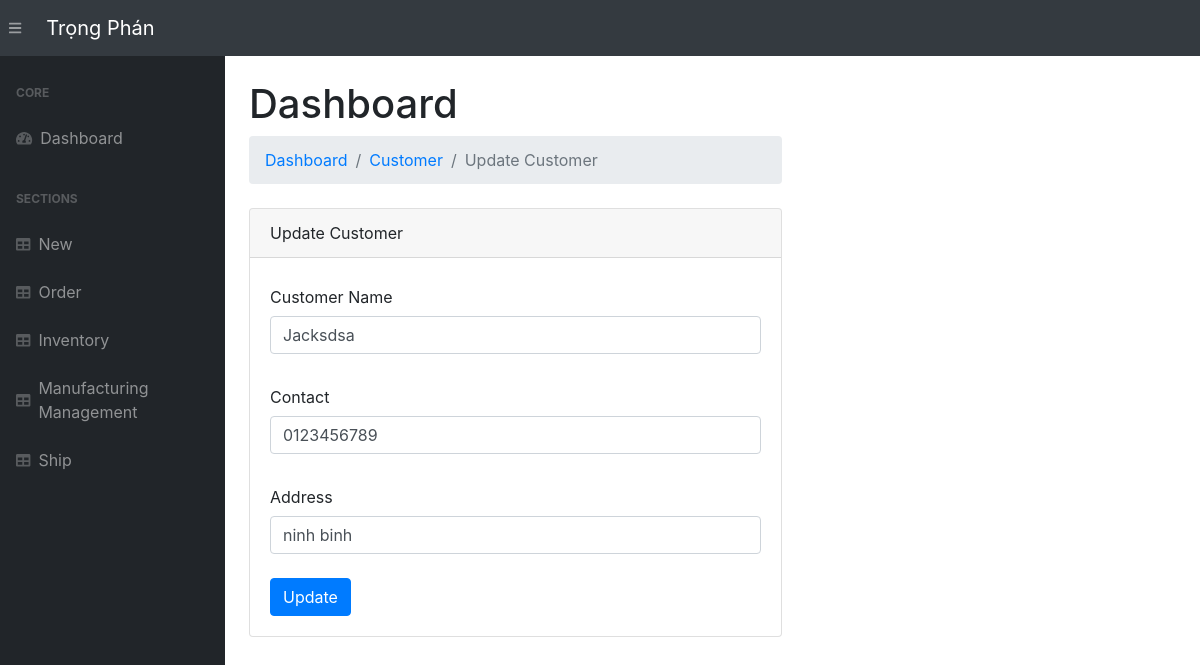
Page /update-customer/1 on the earlier database version.
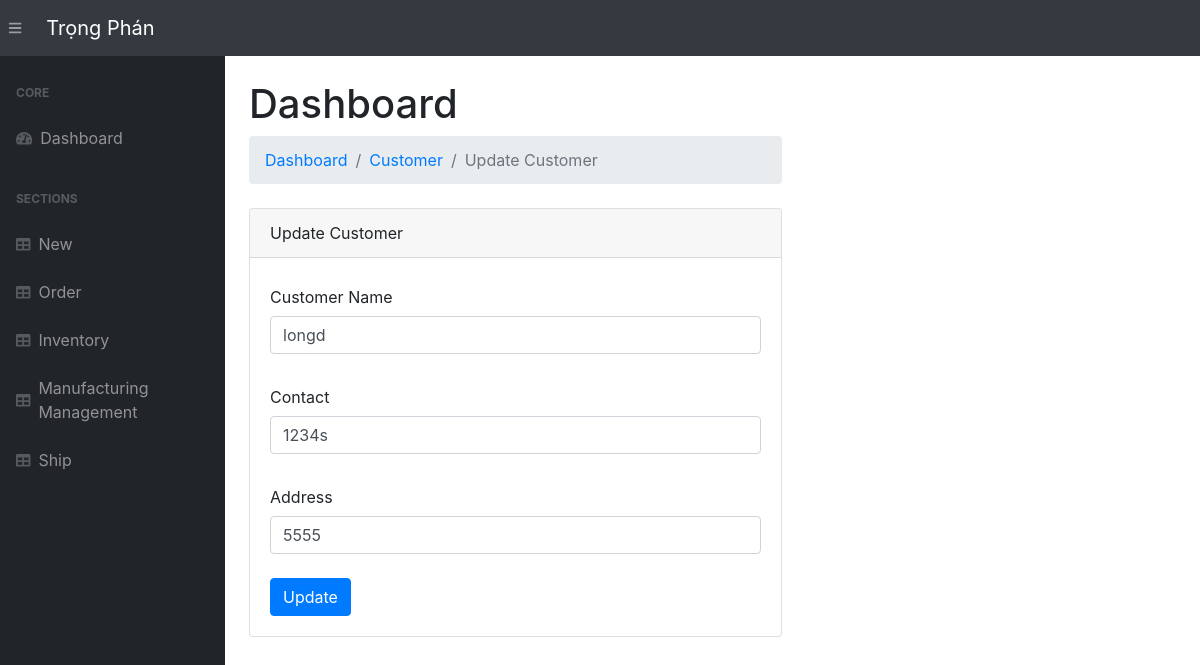
Same page on the later database version.
### app.py (models this page shows, shortened)
class Customer(db.Model):
    __tablename__     = 'customer'
    cus_id            = db.Column(db.Integer, primary_key=True)
    cus_name          = db.Column(db.String(255), nullable=False)
    cus_contact       = db.Column(db.String(255), nullable=False)
    cus_address       = db.Column(db.String(255), nullable=False)

### app.py (the view, shortened to what this page needs)
@app.route("/update-customer/<int:cus_id>", methods=["POST", "GET"])
def updateCustomer(cus_id):
    customer = Customer.query.get_or_404(cus_id)
    return render_template("update-customer.html", customer=customer)

### templates/update-customer.html (shortened to what this page needs)
{% extends 'base.html' %}
{% block content %}
<main>
    <div class="container-fluid">
        <h1 class="mt-4">Dashboard</h1>
        <ol class="breadcrumb mb-4">
            <li class="breadcrumb-item"><a href="/">Dashboard</a></li>
            <li class="breadcrumb-item"><a href="/customer/">Customer</a></li>
            <li class="breadcrumb-item active">Update Customer</li>
        </ol>
        <div class="card mb-4">
            <div class="card-header">Update Customer</div>
            <div class="card-body">
                <form action="/update-customer/{{customer.cus_id}}" method="POST" >
                    <label for="cus_name" class="col-form-label">Customer Name</label>
                    <input type="text" name="cus_name" id="cus_name" value="{{ customer.cus_name }}" class="form-control" required>
                    <br>
                    <label for="cus_contact" class="col-form-label">Contact</label>
                    <input type="text" name="cus_contact" id="cus_contact" value="{{ customer.cus_contact }}" class="form-control" required>
                    <br>
                    <label for="cus_address" class="col-form-label">Address</label>
                    <input type="text" name="cus_address" id="cus_address" value="{{ customer.cus_address }}" class="form-control" required>
                    <br>
                    <input id="submit" type="submit" value="Update" class="btn btn-primary">
                </form>
            </div>
        </div>
    </div>
</main>
{% endblock %}

Differences in the rows shown:
changed Customer: cus_name "Jacksdsa" → "longd"; cus_contact "0123456789" → "1234s"; cus_address "ninh binh" → "5555"
